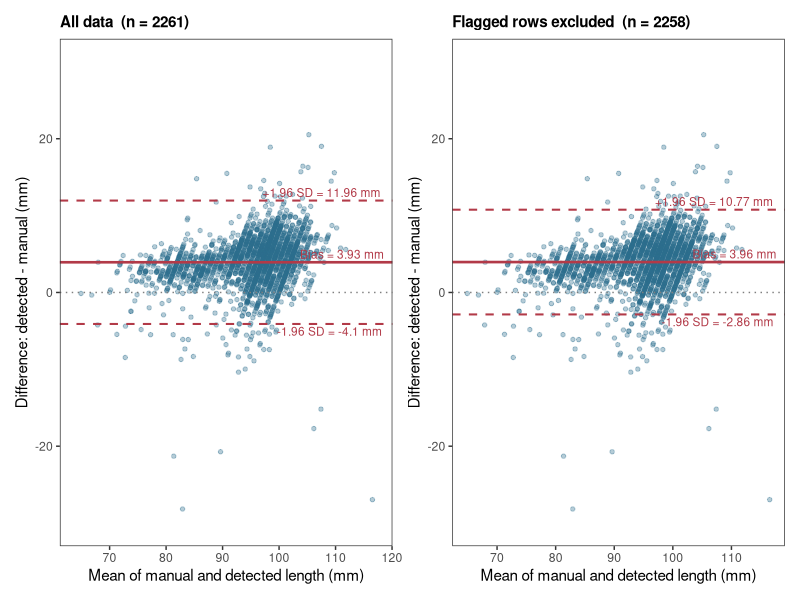
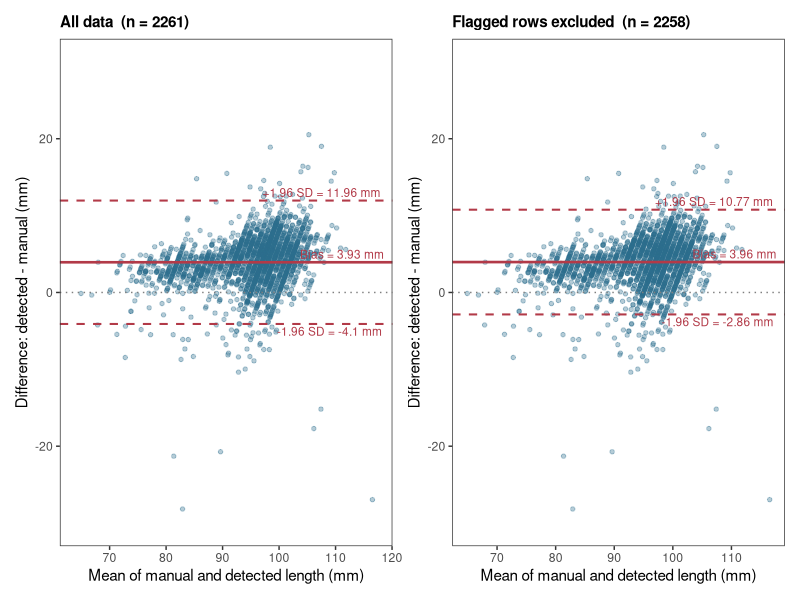

The R script that drew these images, in order:
# abalone_morphometrics — model performance assessment
# Input:  ROI_measurements.csv

library(readr)
library(dplyr)
library(ggplot2)
library(patchwork)   
library(here)

# Load and clean data
dat <- read.csv(here("validation", "morphometrics","ROI_measurements.csv"), na.strings = c("", "NA")) |>
  mutate(
    manual_length_mm = as.numeric(manual_length_mm),
    length_mm = as.numeric(length_mm)
  ) |>
  filter(
    !is.na(manual_length_mm),
    !is.na(length_mm)
  ) |>
  rename(
    manual   = manual_length_mm,
    detected = length_mm,
  ) |>
  mutate(
    diff     = detected - manual,
    abs_err  = abs(diff),
    mean_val = (manual + detected) / 2,
  )

str(dat)

# Clean subset: flagged rows removed
dat_clean <- dat |>
               filter(is.na(check))
str(dat_clean)

# Metrics function
metrics <- function(d, label) {
  cat("\n──", label, "── n =", nrow(d), "\n")
  cat("  MAE  :", round(mean(d$abs_err), 3), "mm\n")
  cat("  RMSE :", round(sqrt(mean(d$diff^2)), 3), "mm\n")
  cat("  Bias :", round(mean(d$diff), 3), "mm  (Python - manual)\n")
  cat("  SD   :", round(sd(d$diff), 3), "mm\n")
  cat("  LoA  :", round(mean(d$diff) - 1.96 * sd(d$diff), 2),
      "to", round(mean(d$diff) + 1.96 * sd(d$diff), 2), "mm\n")
}

metrics(dat,       "All data")
metrics(dat_clean, "Flagged rows excluded")

# Bland-Altman plot function 
ba_plot <- function(d, title) {
  bias   <- mean(d$diff)
  sd_d   <- sd(d$diff)
  loa_lo <- bias - 1.96 * sd_d
  loa_hi <- bias + 1.96 * sd_d

  ggplot(d, aes(x = mean_val, y = diff)) +
    geom_point(alpha = 0.35, size = 1.2, colour = "#2C6E8E") +
    geom_hline(yintercept = bias,   colour = "#B23A48", linewidth = 0.9) +
    geom_hline(yintercept = loa_hi, colour = "#B23A48", linewidth = 0.7, linetype = "dashed") +
    geom_hline(yintercept = loa_lo, colour = "#B23A48", linewidth = 0.7, linetype = "dashed") +
    geom_hline(yintercept = 0,      colour = "grey50",  linewidth = 0.5, linetype = "dotted") +
    annotate("text", x = Inf, y = bias,   hjust = 1.1, vjust = -0.4,
             label = paste0("Bias = ", round(bias, 2), " mm"),   size = 3, colour = "#B23A48") +
    annotate("text", x = Inf, y = loa_hi, hjust = 1.1, vjust = -0.4,
             label = paste0("+1.96 SD = ", round(loa_hi, 2), " mm"), size = 3, colour = "#B23A48") +
    annotate("text", x = Inf, y = loa_lo, hjust = 1.1, vjust =  1.3,
             label = paste0("-1.96 SD = ", round(loa_lo, 2), " mm"), size = 3, colour = "#B23A48") +
    labs(title = title,
         x = "Mean of manual and detected length (mm)",
         y = "Difference: detected - manual (mm)") +
    coord_cartesian(ylim = c(-30, 30)) +
    theme_bw(base_size = 11) +
    theme(
    plot.title = element_text(size = 11, face = "bold"),
    panel.grid.major = element_blank(),
    panel.grid.minor = element_blank())
}

# Build and save plots 
p1 <- ba_plot(dat,       paste0("All data  (n = ", nrow(dat), ")"))
p2 <- ba_plot(dat_clean, paste0("Flagged rows excluded  (n = ", nrow(dat_clean), ")"))

combined <- p1 + p2 + plot_layout(ncol = 2)

combined # Print

ggsave(here("validation", "morphometrics","bland_altman_comparison.png"), combined, width = 12, height = 5, dpi = 300)

# Absolute error summary
print(quantile(dat$abs_err, probs = c(0, 0.25, 0.5, 0.75, 0.90, 0.95, 1)))

thresholds <- c(1, 2, 3, 5, 10, 15)
pct <- sapply(thresholds, function(t) mean(dat$abs_err <= t) * 100)
print(data.frame(threshold_mm = thresholds, within_pct = round(pct, 1)))
